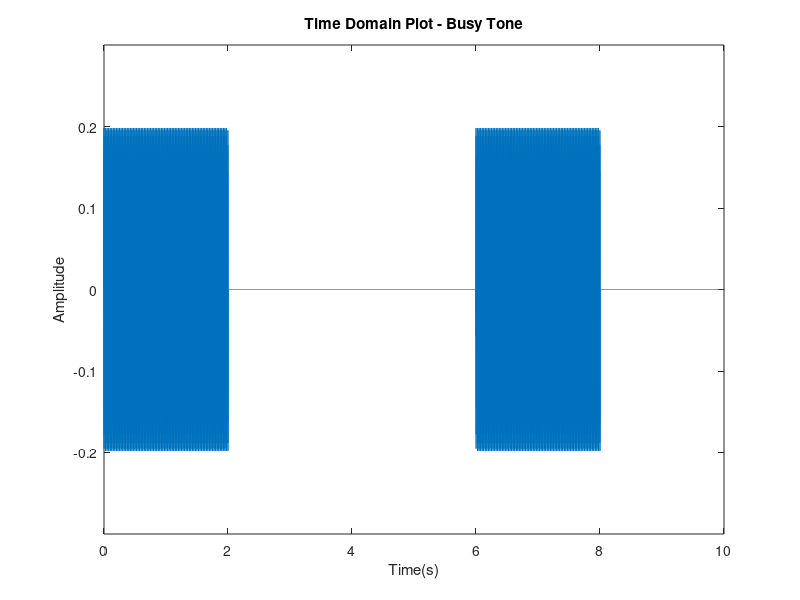

This chart was generated by the following MATLAB code:
% Ring Tone

fs2 = 10000;
T2 = 23;
t2 = 0:1/fs2:T2;

fr1 = 440;
fr2 = 480;

ring_tone = 0.1*sin(2*pi*fr1*t2) + 0.1*sin(2*pi*fr2*t2);


% Loop to set the Cadence for 2 seconds ON and then 4 seconds OFF 
for i = 1:1:T2
    if((mod(i,6) == 2)||(mod(i,6) == 3)||(mod(i,6) == 4)||(mod(i,6) == 5))
        ring_tone(1,i*fs2:((i+1)*fs2-1)) = 0;
    else 
        ring_tone(1,i*fs2:((i+1)*fs2-1)) = ring_tone(1,i*fs2:((i+1)*fs2-1));
    end
end

sound(ring_tone,fs2)

filename = 'ring_tone_983.wav';
audiowrite(filename,ring_tone,fs2)

ring_tone = ring_tone(1,1:numel(t2));
figure(1)
plot(t2,ring_tone)
title("Time Domain Plot - Busy Tone")
xlabel("Time(s)")
ylabel("Amplitude")
axis([0 10 -0.3 0.3]) 
